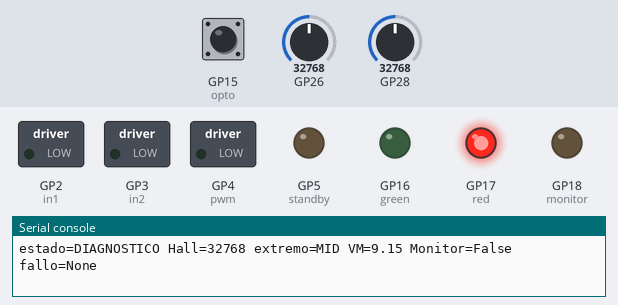
The program below on a simulated Raspberry Pi Pico running MicroPython. Shown: switched loads named in the program (green lamp = pin HIGH), output pins drawn as LEDs (lit = HIGH), the last lines printed to the serial console. Inputs (shaded band) come from the test bench; at power-on: GP15 (opto) HIGH, GP26 = 32768, GP28 = 32768 (analog values on the 0–65535 scale).

Above: at 1.2 s.
1.3 s: GP15 (opto) pulled LOW for 0.15 s
At 1.46 s:
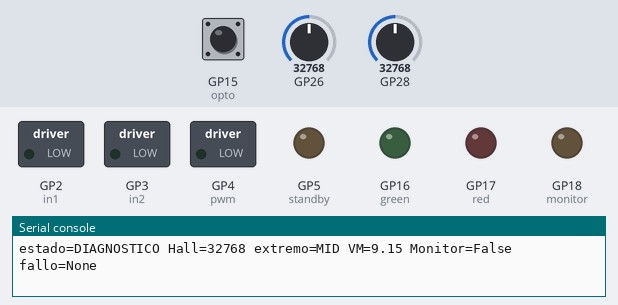
5.5 s: GP15 (opto) pulled LOW for 3.2 s
At 6.6 s:
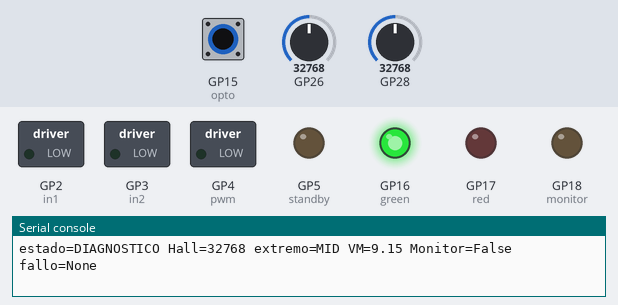
Timing chart, 0 to 10.3 s (numbered marks = the images above; inputs shaded):
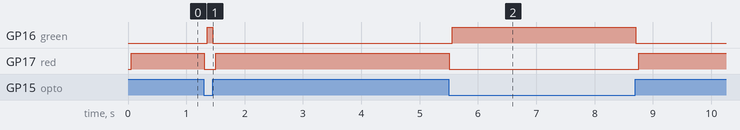

The program:

main.py
```python
"""CMCV Pico + TB6612 paralelo. Revisar config.py antes de habilitar movimiento."""
from machine import Pin, PWM, ADC, WDT
from time import ticks_ms, ticks_diff, sleep_ms

# Deshabilitar potencia antes de importar configuracion/controlador.
standby = Pin(5, Pin.OUT, value=0)
monitor = Pin(18, Pin.OUT, value=0)
in1 = Pin(2, Pin.OUT, value=0)
in2 = Pin(3, Pin.OUT, value=0)
pwm = PWM(Pin(4))
pwm.duty_u16(0)
green = Pin(16, Pin.OUT, value=0)
red = Pin(17, Pin.OUT, value=0)


def stop():
    standby.off()  # Alta impedancia: rueda libre, NO freno activo.
    pwm.duty_u16(0)
    in1.off()
    in2.off()


def run():
    import config as cfg
    from controller import Controller
    control = Controller(cfg)
    pwm.freq(cfg.PWM_HZ)
    opto = Pin(15, Pin.IN, Pin.PULL_UP)
    hall, voltage = ADC(26), ADC(28)
    import machine
    if machine.reset_cause() == machine.WDT_RESET:
        control.fail('RESET_WATCHDOG')
    watchdog = WDT(timeout=500)
    print('CMCV: modo', 'CONTROL' if cfg.DRIVE_ENABLED else 'DIAGNOSTICO')
    print('Pendientes de configuracion:', control.errors)
    previous_tick = ticks_ms()
    now = 0
    last_report = -1000
    previous_state = None
    active_direction = 0
    while True:
        tick = ticks_ms()
        now += ticks_diff(tick, previous_tick)
        previous_tick = tick
        h = sum(hall.read_u16() for _ in range(8)) // 8
        vm = voltage.read_u16() * cfg.ADC_REFERENCE / 65535 * cfg.VM_DIVIDER
        out = control.step(now, opto.value(), h, vm)
        direction = out['direction']
        if direction == 0:
            stop()
        else:
            if direction != active_direction:
                stop()
                in1.value(direction == 1)
                in2.value(direction == -1)
            pwm.duty_u16(int(out['duty'] * 65535))
            standby.on()
        active_direction = direction
        monitor.value(out['monitor'])
        if out['fault']:
            green.off()
            red.value((now // 250) % 2)
        else:
            green.value(out['signal'] == 0)
            red.value(out['signal'] == 1)
        if out['state'] != previous_state or now - last_report >= 1000:
            print('estado={} Hall={} extremo={} VM={:.2f} Monitor={} fallo={}'.format(
                out['state'], h, out['position'], vm, out['monitor'], out['fault']))
            previous_state, last_report = out['state'], now
        watchdog.feed()
        sleep_ms(cfg.LOOP_MS)


try:
    run()
finally:
    stop()
    monitor.off()
    green.off()
    red.off()
    pwm.deinit()
```

config.py
```python
"""Configuracion de puesta en marcha. None requiere medicion real."""
DRIVE_ENABLED = False
MONITOR_ENABLED = False
OPEN_END = 'B'  # Confirmado mecanicamente: bajo = abierto.
A_DIRECTION = 1  # Cables invertidos al soldar: IN1=1/IN2=0 hacia A cerrado.
MOTION_TIMEOUT_MS = None  # Recorrido medido con margen, en milisegundos.
HALL_A_ENTER = 35150
HALL_A_EXIT = 34150
HALL_B_ENTER = 29150
HALL_B_EXIT = 30150
HALL_MIN = 2000
HALL_MAX = 63500
HALL_STABLE_MS = 30
COMMAND_STABLE_MS = 50
STARTUP_MS = 500
REVERSE_PAUSE_MS = 300
SETTLE_MS = 150
RAMP_MS = 200
PWM_START = 0.25
PWM_RUN = 0.50  # Inicial de banco; torque no garantizado.
PWM_HZ = 20000
VM_MIN = 9.0
VM_MAX = 13.0
VM_DIVIDER = 122.0 / 22.0  # 100k arriba y 22k abajo.
ADC_REFERENCE = 3.3
LOOP_MS = 5
```

controller.py
```python
"""Maquina de estados sin dependencias de hardware; tiempo monotono en ms."""


class Stable:
    def __init__(self, delay):
        self.delay = delay
        self.candidate = None
        self.since = 0

    def update(self, value, now):
        if value != self.candidate:
            self.candidate, self.since = value, now
        return value if now - self.since >= self.delay else None


def configuration_errors(c):
    errors = []
    if c.OPEN_END not in ('A', 'B'):
        errors.append('OPEN_END')
    if c.A_DIRECTION not in (-1, 1):
        errors.append('A_DIRECTION')
    if not isinstance(c.MOTION_TIMEOUT_MS, int) or not 50 <= c.MOTION_TIMEOUT_MS <= 10000:
        errors.append('MOTION_TIMEOUT_MS')
    if not (c.HALL_MIN < c.HALL_B_ENTER < c.HALL_B_EXIT < c.HALL_A_EXIT < c.HALL_A_ENTER < c.HALL_MAX):
        errors.append('HALL_THRESHOLDS')
    if not 0 < c.PWM_START <= c.PWM_RUN <= 1:
        errors.append('PWM')
    return errors


class Controller:
    def __init__(self, cfg):
        self.c = cfg
        self.errors = configuration_errors(cfg)
        self.state = 'INICIO'
        self.fault = None
        self.target = None
        self.position = 'MID'
        self.hall_filter = Stable(cfg.HALL_STABLE_MS)
        self.command_filter = Stable(cfg.COMMAND_STABLE_MS)
        self.ready_since = None
        self.wait_since = 0
        self.move_since = 0
        self.motion_budget = 0
        self.last_now = 0
        self.was_moving = False
        self.settle_since = 0

    def fail(self, reason):
        self.fault = reason
        self.state = 'FALLO'

    def _hall(self, value):
        c = self.c
        if self.position == 'A' and value > c.HALL_A_EXIT:
            return 'A'
        if self.position == 'B' and value < c.HALL_B_EXIT:
            return 'B'
        if value > c.HALL_A_ENTER:
            return 'A'
        if value < c.HALL_B_ENTER:
            return 'B'
        return 'MID'

    def step(self, now, command, hall, vm):
        c = self.c
        dt = max(0, now - self.last_now)
        self.last_now = now
        if self.was_moving:
            self.motion_budget += dt
        self.was_moving = False
        signal = self.command_filter.update(command, now)
        hall_valid = c.HALL_MIN < hall < c.HALL_MAX
        self.position = self._hall(hall) if hall_valid else 'INVALID'
        position = self.hall_filter.update(self.position, now)
        out = {'state': self.state, 'direction': 0, 'duty': 0.0,
               'monitor': False, 'signal': signal, 'position': position, 'fault': self.fault}
        if not c.DRIVE_ENABLED:
            self.state = 'DIAGNOSTICO'
        elif self.errors:
            self.fail('CONFIG: ' + ', '.join(self.errors))
        elif not self.fault:
            if not hall_valid:
                self.fail('HALL_INVALIDO')
            elif getattr(c, 'VM_MONITOR_ENABLED', True) and (vm is None or not c.VM_MIN <= vm <= c.VM_MAX):
                if self.ready_since is not None and self.state != 'INICIO':
                    self.fail('ALIMENTACION')
                self.ready_since = None
            else:
                if self.ready_since is None:
                    self.ready_since = now
                if now - self.ready_since >= c.STARTUP_MS and signal is not None and position is not None:
                    destination = c.OPEN_END if signal == 1 else ('B' if c.OPEN_END == 'A' else 'A')
                    if destination != self.target:
                        self.target = destination
                        self.wait_since = now
                        self.state = 'PAUSA'
                    if position == destination:
                        if self.state not in ('ASENTANDO', 'DETENIDO') or self.settle_since is None:
                            self.settle_since = now
                            self.state = 'ASENTANDO'
                        if now - self.settle_since >= c.SETTLE_MS:
                            self.state = 'DETENIDO'
                            self.motion_budget = 0
                        out['monitor'] = bool(c.MONITOR_ENABLED and self.state == 'DETENIDO'
                                              and position == c.OPEN_END and signal == 1)
                    elif self.state in ('ASENTANDO', 'DETENIDO'):
                        self.fail('POSICION_PERDIDA')
                    elif self.motion_budget >= c.MOTION_TIMEOUT_MS:
                        self.fail('TIMEOUT')
                    elif now - self.wait_since >= c.REVERSE_PAUSE_MS:
                        if self.state != 'MOVIENDO':
                            self.move_since = now
                        self.state = 'MOVIENDO'
                        ramp = min(1.0, (now - self.move_since) / max(1, c.RAMP_MS))
                        out['direction'] = c.A_DIRECTION if destination == 'A' else -c.A_DIRECTION
                        out['duty'] = c.PWM_START + (c.PWM_RUN - c.PWM_START) * ramp
                        self.was_moving = True
                elif self.state == 'MOVIENDO':
                    self.state = 'PAUSA'
                    self.wait_since = now
                elif self.state in ('ASENTANDO', 'DETENIDO'):
                    # Ruido de comando/Hall invalida el asentamiento anterior.
                    # Reiniciar el intervalo cuando AMBAS lecturas sean estables.
                    self.state = 'ASENTANDO'
                    self.settle_since = None
        if self.fault:
            out['direction'], out['duty'], out['monitor'] = 0, 0.0, False
            self.was_moving = False
        out['state'], out['fault'] = self.state, self.fault
        return out
```

Measured:
- after the input at 1.3 s, GP16 (green): LOW → HIGH after 0.06 s, → LOW 0.10 s later; GP17 (red): HIGH → LOW at once, → HIGH 0.20 s later
- after the input at 5.5 s, GP16 (green): LOW → HIGH after 0.05 s, → LOW 3.1 s later; GP17 (red): HIGH → LOW at once, → HIGH 3.2 s later
